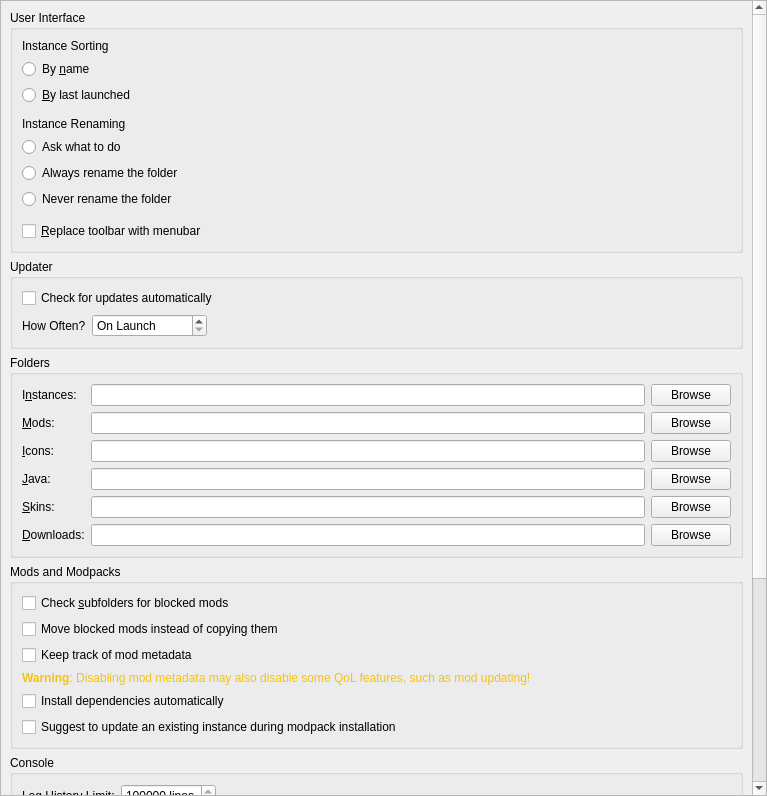
<?xml version="1.0" encoding="UTF-8"?>
<ui version="4.0">
 <class>LauncherPage</class>
 <widget class="QWidget" name="LauncherPage">
  <property name="geometry">
   <rect>
    <x>0</x>
    <y>0</y>
    <width>767</width>
    <height>796</height>
   </rect>
  </property>
  <property name="sizePolicy">
   <sizepolicy hsizetype="MinimumExpanding" vsizetype="MinimumExpanding">
    <horstretch>0</horstretch>
    <verstretch>0</verstretch>
   </sizepolicy>
  </property>
  <layout class="QVBoxLayout" name="verticalLayout">
   <property name="leftMargin">
    <number>0</number>
   </property>
   <property name="topMargin">
    <number>0</number>
   </property>
   <property name="rightMargin">
    <number>0</number>
   </property>
   <property name="bottomMargin">
    <number>0</number>
   </property>
   <item>
    <widget class="QScrollArea" name="scrollArea">
     <property name="horizontalScrollBarPolicy">
      <enum>Qt::ScrollBarPolicy::ScrollBarAsNeeded</enum>
     </property>
     <property name="widgetResizable">
      <bool>true</bool>
     </property>
     <widget class="QWidget" name="scrollAreaWidgetContents">
      <property name="geometry">
       <rect>
        <x>0</x>
        <y>0</y>
        <width>746</width>
        <height>1194</height>
       </rect>
      </property>
      <layout class="QVBoxLayout" name="verticalLayout_8">
       <item>
        <widget class="QGroupBox" name="userInterfaceBox">
         <property name="enabled">
          <bool>true</bool>
         </property>
         <property name="title">
          <string>User Interface</string>
         </property>
         <layout class="QVBoxLayout" name="verticalLayout_2">
          <item>
           <widget class="QLabel" name="instanceSortingLabel">
            <property name="text">
             <string>Instance Sorting</string>
            </property>
           </widget>
          </item>
          <item>
           <widget class="QRadioButton" name="sortByNameBtn">
            <property name="text">
             <string>By &amp;name</string>
            </property>
            <attribute name="buttonGroup">
             <string notr="true">sortingModeGroup</string>
            </attribute>
           </widget>
          </item>
          <item>
           <widget class="QRadioButton" name="sortLastLaunchedBtn">
            <property name="text">
             <string>&amp;By last launched</string>
            </property>
            <attribute name="buttonGroup">
             <string notr="true">sortingModeGroup</string>
            </attribute>
           </widget>
          </item>
          <item>
           <spacer name="verticalSpacer">
            <property name="orientation">
             <enum>Qt::Orientation::Vertical</enum>
            </property>
            <property name="sizeType">
             <enum>QSizePolicy::Policy::Fixed</enum>
            </property>
            <property name="sizeHint" stdset="0">
             <size>
              <width>0</width>
              <height>6</height>
             </size>
            </property>
           </spacer>
          </item>
          <item>
           <widget class="QLabel" name="renamingBehaviorLabel">
            <property name="text">
             <string>Instance Renaming</string>
            </property>
           </widget>
          </item>
          <item>
           <widget class="QRadioButton" name="askToRenameDirBtn">
            <property name="text">
             <string>Ask what to do</string>
            </property>
            <attribute name="buttonGroup">
             <string notr="true">renamingBehaviorGroup</string>
            </attribute>
           </widget>
          </item>
          <item>
           <widget class="QRadioButton" name="alwaysRenameDirBtn">
            <property name="text">
             <string>Always rename the folder</string>
            </property>
            <attribute name="buttonGroup">
             <string notr="true">renamingBehaviorGroup</string>
            </attribute>
           </widget>
          </item>
          <item>
           <widget class="QRadioButton" name="neverRenameDirBtn">
            <property name="text">
             <string>Never rename the folder</string>
            </property>
            <attribute name="buttonGroup">
             <string notr="true">renamingBehaviorGroup</string>
            </attribute>
           </widget>
          </item>
          <item>
           <spacer name="verticalSpacer_2">
            <property name="orientation">
             <enum>Qt::Orientation::Vertical</enum>
            </property>
            <property name="sizeType">
             <enum>QSizePolicy::Policy::Fixed</enum>
            </property>
            <property name="sizeHint" stdset="0">
             <size>
              <width>0</width>
              <height>6</height>
             </size>
            </property>
           </spacer>
          </item>
          <item>
           <widget class="QCheckBox" name="preferMenuBarCheckBox">
            <property name="toolTip">
             <string>The menubar is more friendly for keyboard-driven interaction.</string>
            </property>
            <property name="text">
             <string>&amp;Replace toolbar with menubar</string>
            </property>
           </widget>
          </item>
         </layout>
        </widget>
       </item>
       <item>
        <widget class="QGroupBox" name="updateSettingsBox">
         <property name="title">
          <string>Updater</string>
         </property>
         <layout class="QGridLayout" name="gridLayout_2">
          <item row="1" column="0">
           <layout class="QHBoxLayout" name="horizontalLayout_2">
            <item>
             <widget class="QLabel" name="updateIntervalLabel">
              <property name="text">
               <string>How Often?</string>
              </property>
             </widget>
            </item>
            <item>
             <widget class="QSpinBox" name="updateIntervalSpinBox">
              <property name="sizePolicy">
               <sizepolicy hsizetype="Maximum" vsizetype="Fixed">
                <horstretch>0</horstretch>
                <verstretch>0</verstretch>
               </sizepolicy>
              </property>
              <property name="toolTip">
               <string>Set to 0 to only check on launch</string>
              </property>
              <property name="specialValueText">
               <string>On Launch</string>
              </property>
              <property name="suffix">
               <string> hours</string>
              </property>
              <property name="prefix">
               <string>Every </string>
              </property>
              <property name="minimum">
               <number>0</number>
              </property>
              <property name="maximum">
               <number>168</number>
              </property>
             </widget>
            </item>
            <item>
             <spacer name="horizontalSpacer">
              <property name="orientation">
               <enum>Qt::Orientation::Horizontal</enum>
              </property>
              <property name="sizeHint" stdset="0">
               <size>
                <width>0</width>
                <height>0</height>
               </size>
              </property>
             </spacer>
            </item>
           </layout>
          </item>
          <item row="0" column="0" colspan="2">
           <widget class="QCheckBox" name="autoUpdateCheckBox">
            <property name="text">
             <string>Check for updates automatically</string>
            </property>
           </widget>
          </item>
         </layout>
        </widget>
       </item>
       <item>
        <widget class="QGroupBox" name="foldersBox">
         <property name="title">
          <string>Folders</string>
         </property>
         <layout class="QGridLayout" name="gridLayout">
          <item row="4" column="1">
           <widget class="QLineEdit" name="skinsDirTextBox"/>
          </item>
          <item row="4" column="2">
           <widget class="QPushButton" name="skinsDirBrowseBtn">
            <property name="text">
             <string>Browse</string>
            </property>
           </widget>
          </item>
          <item row="3" column="0">
           <widget class="QLabel" name="labelJavaDir">
            <property name="text">
             <string>&amp;Java:</string>
            </property>
            <property name="buddy">
             <cstring>javaDirTextBox</cstring>
            </property>
           </widget>
          </item>
          <item row="2" column="2">
           <widget class="QPushButton" name="iconsDirBrowseBtn">
            <property name="text">
             <string>Browse</string>
            </property>
           </widget>
          </item>
          <item row="4" column="0">
           <widget class="QLabel" name="labelSkinsDir">
            <property name="text">
             <string>&amp;Skins:</string>
            </property>
            <property name="buddy">
             <cstring>skinsDirTextBox</cstring>
            </property>
           </widget>
          </item>
          <item row="1" column="0">
           <widget class="QLabel" name="labelModsDir">
            <property name="text">
             <string>&amp;Mods:</string>
            </property>
            <property name="buddy">
             <cstring>modsDirTextBox</cstring>
            </property>
           </widget>
          </item>
          <item row="3" column="2">
           <widget class="QPushButton" name="javaDirBrowseBtn">
            <property name="text">
             <string>Browse</string>
            </property>
           </widget>
          </item>
          <item row="5" column="0">
           <widget class="QLabel" name="labelDownloadsDir">
            <property name="text">
             <string>&amp;Downloads:</string>
            </property>
            <property name="buddy">
             <cstring>downloadsDirTextBox</cstring>
            </property>
           </widget>
          </item>
          <item row="5" column="1">
           <widget class="QLineEdit" name="downloadsDirTextBox"/>
          </item>
          <item row="1" column="1">
           <widget class="QLineEdit" name="modsDirTextBox"/>
          </item>
          <item row="0" column="0">
           <widget class="QLabel" name="labelInstDir">
            <property name="text">
             <string>I&amp;nstances:</string>
            </property>
            <property name="buddy">
             <cstring>instDirTextBox</cstring>
            </property>
           </widget>
          </item>
          <item row="0" column="2">
           <widget class="QPushButton" name="instDirBrowseBtn">
            <property name="text">
             <string>Browse</string>
            </property>
           </widget>
          </item>
          <item row="5" column="2">
           <widget class="QPushButton" name="downloadsDirBrowseBtn">
            <property name="text">
             <string>Browse</string>
            </property>
           </widget>
          </item>
          <item row="0" column="1">
           <widget class="QLineEdit" name="instDirTextBox"/>
          </item>
          <item row="1" column="2">
           <widget class="QPushButton" name="modsDirBrowseBtn">
            <property name="text">
             <string>Browse</string>
            </property>
           </widget>
          </item>
          <item row="3" column="1">
           <widget class="QLineEdit" name="javaDirTextBox"/>
          </item>
          <item row="2" column="1">
           <widget class="QLineEdit" name="iconsDirTextBox"/>
          </item>
          <item row="2" column="0">
           <widget class="QLabel" name="labelIconsDir">
            <property name="text">
             <string>&amp;Icons:</string>
            </property>
            <property name="buddy">
             <cstring>iconsDirTextBox</cstring>
            </property>
           </widget>
          </item>
         </layout>
        </widget>
       </item>
       <item>
        <widget class="QGroupBox" name="modsBox">
         <property name="title">
          <string>Mods and Modpacks</string>
         </property>
         <layout class="QVBoxLayout" name="verticalLayout_4">
          <item>
           <widget class="QCheckBox" name="downloadsDirWatchRecursiveCheckBox">
            <property name="toolTip">
             <string>When enabled, in addition to the downloads folder, its sub folders will also be searched when looking for resources (e.g. when looking for blocked mods on CurseForge).</string>
            </property>
            <property name="text">
             <string>Check &amp;subfolders for blocked mods</string>
            </property>
           </widget>
          </item>
          <item>
           <widget class="QCheckBox" name="downloadsDirMoveCheckBox">
            <property name="toolTip">
             <string>When enabled, it will move blocked resources instead of copying them.</string>
            </property>
            <property name="text">
             <string>Move blocked mods instead of copying them</string>
            </property>
           </widget>
          </item>
          <item>
           <widget class="QCheckBox" name="metadataEnableBtn">
            <property name="toolTip">
             <string>Store version information provided by mod providers (like Modrinth or CurseForge) for mods.</string>
            </property>
            <property name="text">
             <string>Keep track of mod metadata</string>
            </property>
           </widget>
          </item>
          <item>
           <widget class="QLabel" name="metadataWarningLabel">
            <property name="text">
             <string>&lt;html&gt;&lt;head/&gt;&lt;body&gt;&lt;p&gt;&lt;span style=&quot; font-weight:600; color:#f5c211;&quot;&gt;Warning&lt;/span&gt;&lt;span style=&quot; color:#f5c211;&quot;&gt;: Disabling mod metadata may also disable some QoL features, such as mod updating!&lt;/span&gt;&lt;/p&gt;&lt;/body&gt;&lt;/html&gt;</string>
            </property>
            <property name="wordWrap">
             <bool>true</bool>
            </property>
           </widget>
          </item>
          <item>
           <widget class="QCheckBox" name="dependenciesEnableBtn">
            <property name="toolTip">
             <string>Automatically detect, install, and update mod dependencies.</string>
            </property>
            <property name="text">
             <string>Install dependencies automatically</string>
            </property>
           </widget>
          </item>
          <item>
           <widget class="QCheckBox" name="modpackUpdatePromptBtn">
            <property name="toolTip">
             <string>When creating a new modpack instance, suggest updating an existing instance instead.</string>
            </property>
            <property name="text">
             <string>Suggest to update an existing instance during modpack installation</string>
            </property>
           </widget>
          </item>
         </layout>
        </widget>
       </item>
       <item>
        <widget class="QGroupBox" name="groupBox_2">
         <property name="title">
          <string>Console</string>
         </property>
         <layout class="QFormLayout" name="formLayout">
          <property name="labelAlignment">
           <set>Qt::AlignmentFlag::AlignLeading|Qt::AlignmentFlag::AlignLeft|Qt::AlignmentFlag::AlignVCenter</set>
          </property>
          <item row="0" column="0">
           <widget class="QLabel" name="lineLimitLabel">
            <property name="sizePolicy">
             <sizepolicy hsizetype="Maximum" vsizetype="Preferred">
              <horstretch>0</horstretch>
              <verstretch>0</verstretch>
             </sizepolicy>
            </property>
            <property name="text">
             <string>Log History &amp;Limit:</string>
            </property>
            <property name="buddy">
             <cstring>lineLimitSpinBox</cstring>
            </property>
           </widget>
          </item>
          <item row="0" column="1">
           <widget class="QSpinBox" name="lineLimitSpinBox">
            <property name="sizePolicy">
             <sizepolicy hsizetype="Maximum" vsizetype="Fixed">
              <horstretch>0</horstretch>
              <verstretch>0</verstretch>
             </sizepolicy>
            </property>
            <property name="suffix">
             <string> lines</string>
            </property>
            <property name="minimum">
             <number>10000</number>
            </property>
            <property name="maximum">
             <number>1000000</number>
            </property>
            <property name="singleStep">
             <number>10000</number>
            </property>
            <property name="value">
             <number>100000</number>
            </property>
           </widget>
          </item>
          <item row="1" column="0" colspan="2">
           <widget class="QCheckBox" name="checkStopLogging">
            <property name="text">
             <string>&amp;Stop logging when log overflows</string>
            </property>
           </widget>
          </item>
         </layout>
        </widget>
       </item>
       <item>
        <widget class="QGroupBox" name="tasksBox">
         <property name="title">
          <string>Tasks</string>
         </property>
         <layout class="QGridLayout" name="gridLayout_3">
          <item row="2" column="1">
           <widget class="QSpinBox" name="numberOfManualRetriesSpinBox">
            <property name="sizePolicy">
             <sizepolicy hsizetype="Maximum" vsizetype="Fixed">
              <horstretch>0</horstretch>
              <verstretch>0</verstretch>
             </sizepolicy>
            </property>
            <property name="minimumSize">
             <size>
              <width>60</width>
              <height>0</height>
             </size>
            </property>
            <property name="minimum">
             <number>0</number>
            </property>
           </widget>
          </item>
          <item row="1" column="1">
           <widget class="QSpinBox" name="numberOfConcurrentDownloadsSpinBox">
            <property name="sizePolicy">
             <sizepolicy hsizetype="Maximum" vsizetype="Fixed">
              <horstretch>0</horstretch>
              <verstretch>0</verstretch>
             </sizepolicy>
            </property>
            <property name="minimumSize">
             <size>
              <width>60</width>
              <height>0</height>
             </size>
            </property>
            <property name="minimum">
             <number>1</number>
            </property>
           </widget>
          </item>
          <item row="3" column="1">
           <widget class="QSpinBox" name="timeoutSecondsSpinBox">
            <property name="sizePolicy">
             <sizepolicy hsizetype="Maximum" vsizetype="Fixed">
              <horstretch>0</horstretch>
              <verstretch>0</verstretch>
             </sizepolicy>
            </property>
            <property name="minimumSize">
             <size>
              <width>60</width>
              <height>0</height>
             </size>
            </property>
            <property name="suffix">
             <string>s</string>
            </property>
           </widget>
          </item>
          <item row="2" column="0">
           <widget class="QLabel" name="numberOfManualRetriesLabel">
            <property name="text">
             <string>Retry Limit:</string>
            </property>
           </widget>
          </item>
          <item row="1" column="0">
           <widget class="QLabel" name="numberOfConcurrentDownloadsLabel">
            <property name="text">
             <string>Concurrent Download Limit:</string>
            </property>
           </widget>
          </item>
          <item row="3" column="0">
           <widget class="QLabel" name="timeoutSecondsLabel">
            <property name="toolTip">
             <string>Seconds to wait until the requests are terminated</string>
            </property>
            <property name="text">
             <string>HTTP Timeout:</string>
            </property>
           </widget>
          </item>
          <item row="0" column="1">
           <widget class="QSpinBox" name="numberOfConcurrentTasksSpinBox">
            <property name="sizePolicy">
             <sizepolicy hsizetype="Maximum" vsizetype="Fixed">
              <horstretch>0</horstretch>
              <verstretch>0</verstretch>
             </sizepolicy>
            </property>
            <property name="minimumSize">
             <size>
              <width>60</width>
              <height>0</height>
             </size>
            </property>
            <property name="minimum">
             <number>1</number>
            </property>
           </widget>
          </item>
          <item row="0" column="0">
           <widget class="QLabel" name="numberOfConcurrentTasksLabel">
            <property name="text">
             <string>Concurrent Task Limit:</string>
            </property>
           </widget>
          </item>
          <item row="0" column="2">
           <spacer name="horizontalSpacer_2">
            <property name="orientation">
             <enum>Qt::Orientation::Horizontal</enum>
            </property>
            <property name="sizeHint" stdset="0">
             <size>
              <width>0</width>
              <height>0</height>
             </size>
            </property>
           </spacer>
          </item>
         </layout>
        </widget>
       </item>
       <item>
         <widget class="QGroupBox" name="authlibInjectorBox">
          <property name="title">
          <string>Missing authlib-injector behavior</string>
          </property>
          <layout class="QVBoxLayout" name="verticalLayout">
          <item>
          <widget class="QComboBox" name="missingAIComboBox">
          <property name="toolTip">
              <string>What to do when using an authlib-injector account with an instance that does not have authlib-injector installed</string>
          </property>
          </widget>
          </item>
          </layout>
        </widget>
      </item>
       <item>
        <spacer name="verticalSpacer_FeaturesTab">
         <property name="orientation">
          <enum>Qt::Orientation::Vertical</enum>
         </property>
         <property name="sizeHint" stdset="0">
          <size>
           <width>0</width>
           <height>0</height>
          </size>
         </property>
        </spacer>
       </item>
      </layout>
     </widget>
    </widget>
   </item>
  </layout>
 </widget>
 <tabstops>
  <tabstop>scrollArea</tabstop>
  <tabstop>preferMenuBarCheckBox</tabstop>
  <tabstop>autoUpdateCheckBox</tabstop>
  <tabstop>updateIntervalSpinBox</tabstop>
  <tabstop>instDirTextBox</tabstop>
  <tabstop>instDirBrowseBtn</tabstop>
  <tabstop>modsDirTextBox</tabstop>
  <tabstop>modsDirBrowseBtn</tabstop>
  <tabstop>iconsDirTextBox</tabstop>
  <tabstop>iconsDirBrowseBtn</tabstop>
  <tabstop>javaDirTextBox</tabstop>
  <tabstop>javaDirBrowseBtn</tabstop>
  <tabstop>skinsDirTextBox</tabstop>
  <tabstop>skinsDirBrowseBtn</tabstop>
  <tabstop>downloadsDirTextBox</tabstop>
  <tabstop>downloadsDirBrowseBtn</tabstop>
  <tabstop>downloadsDirWatchRecursiveCheckBox</tabstop>
  <tabstop>downloadsDirMoveCheckBox</tabstop>
  <tabstop>metadataEnableBtn</tabstop>
  <tabstop>dependenciesEnableBtn</tabstop>
  <tabstop>modpackUpdatePromptBtn</tabstop>
  <tabstop>lineLimitSpinBox</tabstop>
  <tabstop>checkStopLogging</tabstop>
  <tabstop>numberOfConcurrentTasksSpinBox</tabstop>
  <tabstop>numberOfConcurrentDownloadsSpinBox</tabstop>
  <tabstop>numberOfManualRetriesSpinBox</tabstop>
  <tabstop>timeoutSecondsSpinBox</tabstop>
 </tabstops>
 <resources/>
 <connections/>
 <buttongroups>
  <buttongroup name="sortingModeGroup"/>
  <buttongroup name="renamingBehaviorGroup"/>
 </buttongroups>
</ui>
